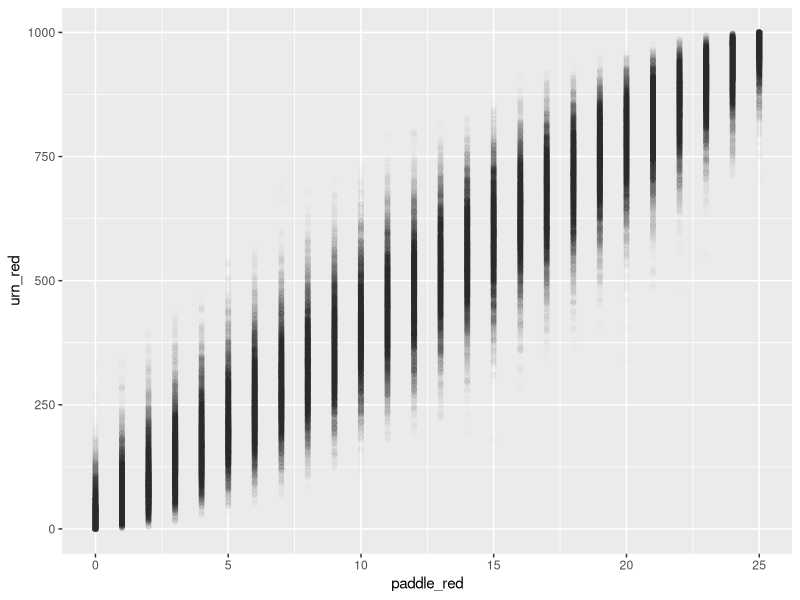
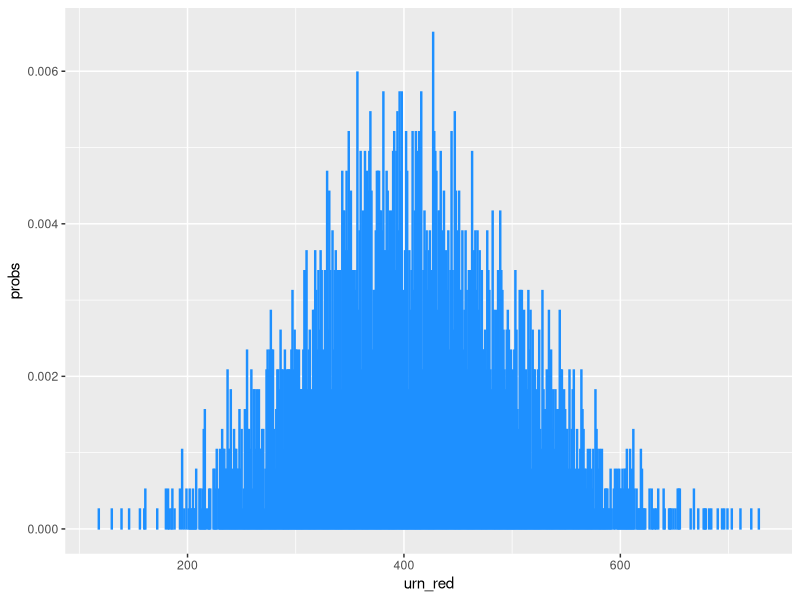

Generate these figures, in order, with R:
## ---- chunk 1
knitr::opts_chunk$set(echo = FALSE)
library(tidyverse)

# Build an urn with 500 red beads, 490 blue beads, and 10 yellow beads. The urn
# should have two variables: ID and color. Mix up the beads in the urn randomly.
# That is, we don't want all the red beads to have ID 1 through 500 and so on.
# Sort the urn by ID.

# Beads is a vector

beads <- c(rep("red", 500), rep("blue", 490), rep("yellow", 10))

urn <- tibble(ID = 1:1000,
              color = sample(beads))

# Using the book, where a very similar example is given, is highly recommended.
# But, this example is trickier than the book because you have to mix up the
# beads before you assign the `ID` values. If you don't tell sample() how many
# you want, it just gives you back everything, reordered. Try `sample(letters)`
# to see. (Note that `letters` is a built in object in R.)
              
## ---- chunk 2
tibble(urn_red = seq(100, 700, by = 100)) %>% 
  mutate(paddle_red = map(urn_red, ~ rbinom(n = 100, size = 25, prob = ./1000))) %>% 
  unnest(paddle_red) %>% 
  sample_n(10)
## ---- chunk 3
  scene_1 <-
  tibble(urn_red = 0:1000) %>% 
  mutate(paddle_red = map(urn_red, ~ rbinom(n = 100, size = 25, prob = ./1000))) %>% 
  unnest(paddle_red)

  ggplot(scene_1, aes(x = paddle_red, y = urn_red)) +
  geom_point(alpha = 0.01)
## ---- chunk 4
scene_2 <-
  scene_1 %>%
  filter(paddle_red == 10) %>%
  group_by(urn_red) %>%
  summarize(total = n(), .groups = "drop") %>%
  mutate(probs = total / sum(total)) %>%
  select(-total)

ggplot(scene_2, aes(x = urn_red, y = probs)) +
  geom_col(color = "dodgerblue")
  

## ---- chunk 5

scene_2 %>%
  mutate(prob_3 = map(urn_red, ~ rbinom(n = 100, size = 20, prob = ./1000))) %>%
  unnest(prob_3) %>%
  mutate(is_more = ifelse(prob_3 > 3, TRUE, FALSE)) %>%
  summarize(weighted.mean(is_more, probs))


